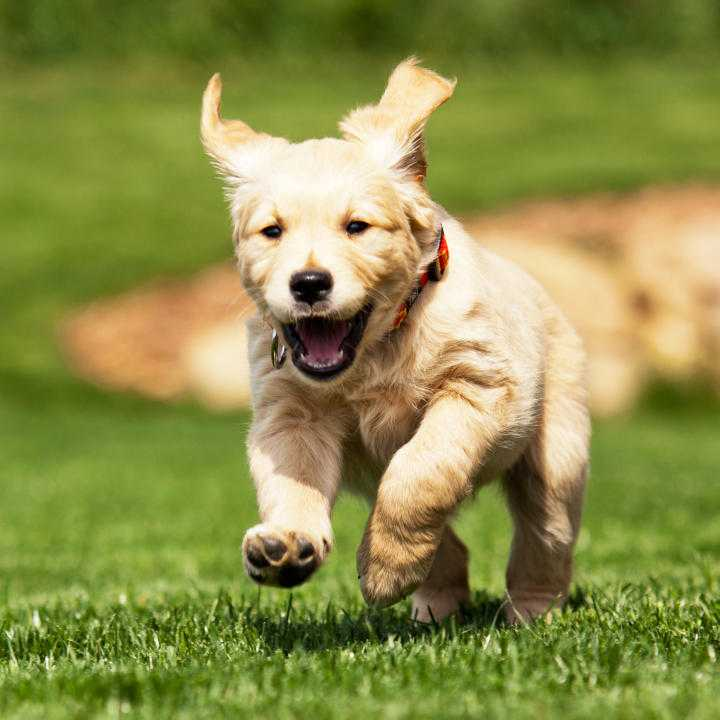
#> input picture data/example/dog.jpg, 720 x 720 px
$ jupyter execute --allow-errors auto_maskmix.ipynb
#> lines starting #> are read from the running program, lines starting #| are printed output that depends on the picture; after the words box and inside, x2 and y2 are one past the last pixel; in counts of white or black regions, pixels touching at a corner belong together
[cell 1]
import cv2
import numpy as np
import matplotlib.pyplot as plt
import random
from PIL import Image, ImageDraw, ImageFilter, ImageOps

[cell 2]
def imshow(img):
    if img.ndim == 2:
        plt.imshow(img, cmap="gray")
    else:
        plt.imshow(img[..., ::-1])
    plt.axis("off")
    plt.show()

[cell 3]
foreground = cv2.imread("../../data/example/dog.jpg")
#> foreground is the input picture: shape (720, 720, 3); mean B, G, R 73.7, 142.2, 140
background = cv2.imread("../../data/example/add_local_light.png")
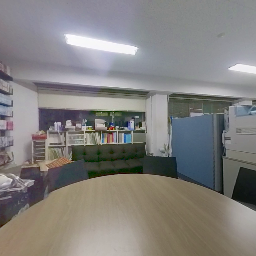
#> input picture data/example/add_local_light.png, 256 x 256 px
#> background is the input picture: shape (256, 256, 3); mean B, G, R 125.7, 127.9, 130.1
# 前景配置位置を指定するアノテーション済み画像
spec_range = cv2.imread("../../data/example/lab_table_mask.png")
foreground = cv2.resize(foreground, (256,256))
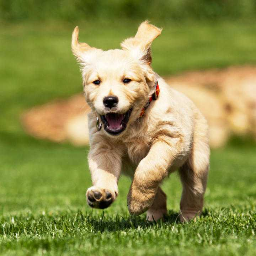
#> foreground: shape (256, 256, 3); mean B, G, R 73.6, 142.1, 139.9
background = cv2.resize(background, (256,256))
#> (the rest of this cell did not finish here and is left out)

[cell 4]
# 前景配置位置の座標をランダムサンプリング
lower = np.array([0,230,0],dtype=np.uint8)
upper = np.array([180,255,255],dtype=np.uint8)
#> (the rest of this cell did not finish here and is left out)

#> (a cell that did not finish here is left out)

[cell 6]
#grayscaleに変換する
gray = cv2.cvtColor(foreground, cv2.COLOR_BGR2GRAY)
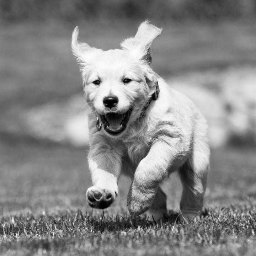
#> gray: shape (256, 256); min 0, max 254, mean 133.7

# 2値化する。
_, binary = cv2.threshold(gray, 150, 255, cv2.THRESH_BINARY_INV)
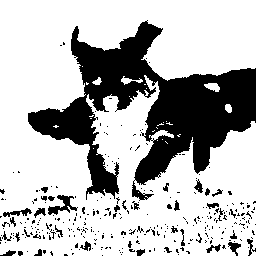
#> binary: shape (256, 256); 72.4% white; 303 black regions (267 under 20 px)
imshow(binary)

[cell 7]
# 輪郭抽出する。
contours, _ = cv2.findContours(binary, cv2.RETR_EXTERNAL, cv2.CHAIN_APPROX_SIMPLE)
#> contours = 24 contours, 19 with area under 20; largest, box (x1, y1, x2, y2) and area: (0, 0, 256, 256) 48171, (204, 83, 220, 92) 77, (121, 76, 143, 85) 52, (225, 104, 232, 113) 40, (92, 77, 102, 85) 33

[cell 8]
# 検出された輪郭内部を255で塗りつぶす。
mask = np.zeros_like(binary)
cv2.drawContours(mask, contours, -1, color=255, thickness=-1)
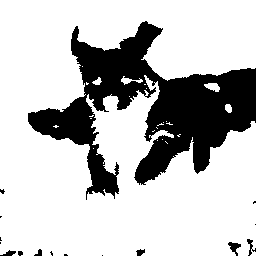
#> mask: shape (256, 256); 75.9% white; 16 black regions (9 under 20 px), largest, box (x1, y1, x2, y2) and area: (28, 21, 256, 200) 15452, (228, 242, 241, 256) 86, (247, 239, 256, 256) 58

# 以上の手順で前景画像のうち、合成する画素を255としたマスク画像が作成できた。
imshow(mask)

[cell 9]
bgr = cv2.imread("../../data/example/dog.jpg")
bgr = cv2.cvtColor(bgr, cv2.COLOR_RGB2BGR)
h, w = bgr.shape[:2]
#> h = 720; w = 720
mask = np.zeros((h,w), dtype = np.uint8)
bgdModel = np.zeros((1,65),np.float64)
fgdModel = np.zeros((1,65),np.float64)
rect=(1,1,w,h)
#> rect = (1, 1, 720, 720)
cv2.grabCut(bgr, mask, rect, bgdModel, fgdModel, 10, cv2.GC_INIT_WITH_RECT)
mask2 = np.where((mask==2)|(mask==0),0,1).astype('uint8')
bgr2 = bgr*mask2[:,:,np.newaxis]
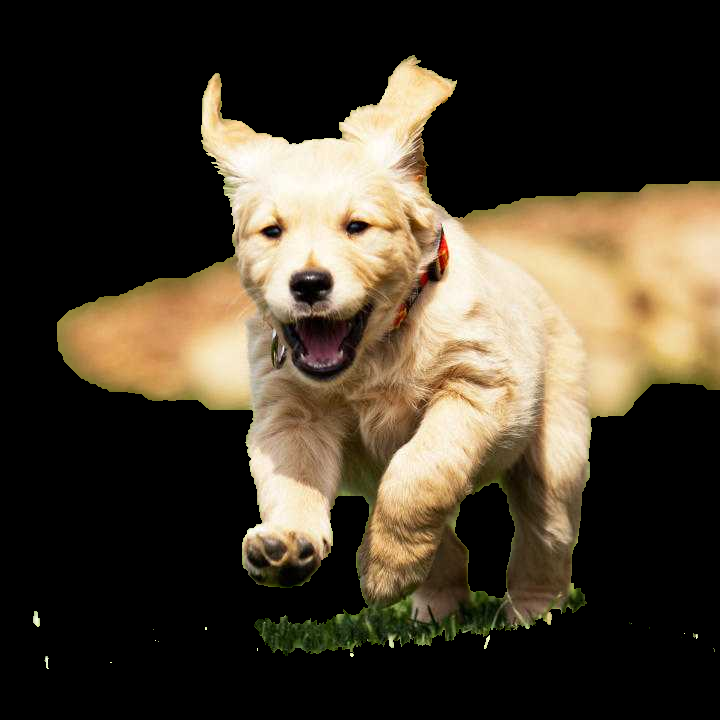
#> bgr2: shape (720, 720, 3); mean R, G, B 72, 61.9, 46
bgr2 = cv2.resize(bgr2, (256,256))
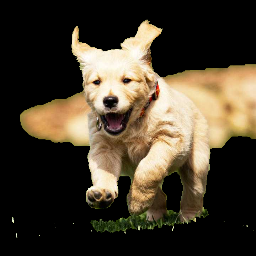
#> bgr2: shape (256, 256, 3); mean R, G, B 72, 61.9, 46

[cell 10]
plt.imshow(bgr2)

[cell 11]
#grayscaleに変換する
gray = cv2.cvtColor(bgr2, cv2.COLOR_BGR2GRAY)
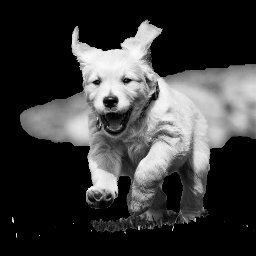
#> gray: shape (256, 256); min 0, max 253, mean 58.3

plt.imshow(gray)

[cell 12]
# 2値化する。
_, binary = cv2.threshold(gray, 50, 255, cv2.THRESH_BINARY_INV)
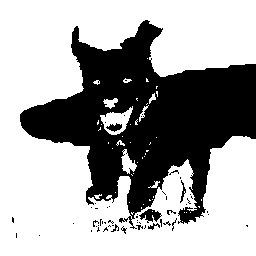
#> binary: shape (256, 256); 64.8% white; 55 black regions (48 under 20 px)

imshow(binary)

[cell 13]
# 輪郭抽出する。
contours, _ = cv2.findContours(binary, cv2.RETR_EXTERNAL, cv2.CHAIN_APPROX_SIMPLE)
#> contours = 49 contours, 43 with area under 20; largest, box (x1, y1, x2, y2) and area: (0, 0, 256, 256) 41048, (100, 106, 133, 135) 474, (121, 149, 137, 174) 172, (103, 98, 118, 109) 72, (139, 105, 149, 122) 32, (149, 93, 156, 104) 23
# 検出された輪郭内部を255で塗りつぶす。
mask = np.zeros_like(binary)
cv2.drawContours(mask, contours, -1, color=(255,255,255), thickness=-1)
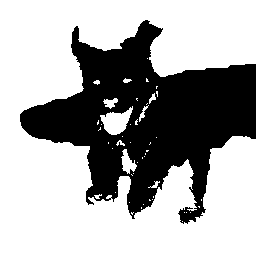
#> mask: shape (256, 256); 65.9% white; 1 black region, box (x1, y1, x2, y2) and area: (20, 20, 256, 224) 22355

# 以上の手順で前景画像のうち、合成する画素を255としたマスク画像が作成できた。
mask = cv2.resize(mask, (256,256))
imshow(mask)

[cell 14]
def cv2pil(image_cv):
    image_cv = cv2.cvtColor(image_cv, cv2.COLOR_BGR2RGB)
    image_pil = Image.fromarray(image_cv)
    image_pil = image_pil.convert('RGB')

    return image_pil

[cell 15]
foreground = Image.open("../../data/example/dog.jpg")
background = Image.open("../../data/example/add_local_light.png")
#> background: PIL image 256x256 RGB
foreground = foreground.resize((256,256))
#> foreground: PIL image 256x256 RGB
background = background.resize((256,256))

[cell 16]
mask_pil = cv2pil(mask)
mask_pil = ImageOps.invert(mask_pil)
mask_im = mask_pil.resize(foreground.size).convert("L")

back_im = background.copy()
#> (the rest of this cell did not finish here and is left out)
